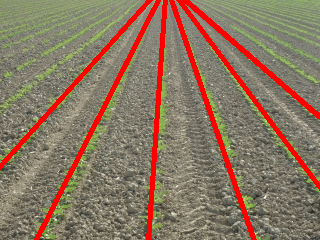
#> input picture BGF.2023.png, 320 x 240 px
$ python -i MaskingProcess.py   (imports and definitions only)   (older library calls are emulated)
#> lines starting #> are read from the running program, lines starting #| are printed output that depends on the picture; after the words box and inside, x2 and y2 are one past the last pixel; in counts of white or black regions, pixels touching at a corner belong together
#> further down, picture is the input picture: shape (240, 320, 3); mean B, G, R 97.3, 117.5, 139.6
import cv2
import matplotlib.pyplot as plt
import numpy as np
import scipy
from PIL import Image
import extcolors
import math
import skimage
from sklearn.linear_model import LinearRegression
import pandas as pd

#Detect Sky Region (small variance between px)
#Given the mask, make where the land is black
def cal_skyline(mask):
    h, w = mask.shape
    for i in range(w): #for each column
        raw = mask[:, i]
        after_median = scipy.signal.medfilt(raw, 19)
        try:
            first_zero_index = np.where(after_median == 0)[0][0]
            first_one_index = np.where(after_median == 1)[0][0]
            if first_zero_index > 20: #if the sky is bigger then 20 px starting from the top
                mask[first_one_index:first_zero_index, i] = 1 #put 1 between sky and land
                mask[first_zero_index:, i] = 0 #put 0 in land (appears black)
                mask[:first_one_index, i] = 0 #put 0 before the sky starts
        except:
            continue
    return mask

def get_sky_region_gradient(img):
    h, w, _ = img.shape
#> h = 240; w = 320
    img_gray = cv2.cvtColor(img, cv2.COLOR_BGR2GRAY)
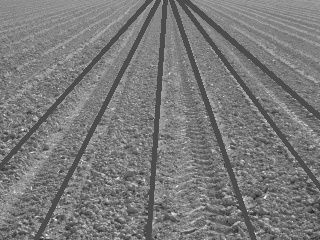
#> img_gray: shape (240, 320); min 38, max 247, mean 121.7
    img_gray = cv2.blur(img_gray, (9, 3))
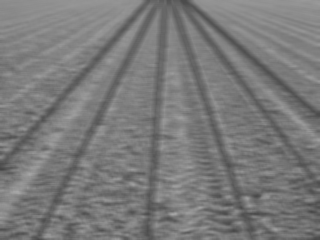
#> img_gray: shape (240, 320); min 69, max 167, mean 121.7
    img_gray= cv2.medianBlur(img_gray, 5)
    lap = cv2.Laplacian(img_gray, cv2.CV_8U)
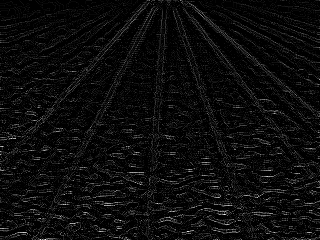
#> lap: shape (240, 320); min 0, max 30, mean 1.4; drawn with min black and max white
    gradient_mask = (lap < 6).astype(np.uint8) # we keep region with small laplacian ->sky
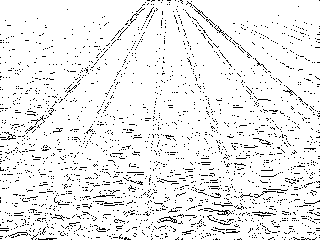
#> gradient_mask: shape (240, 320); values 0 (black) and 1 (white), 92.8% white; black in thin lines or dots
    kernel = cv2.getStructuringElement(cv2.MORPH_RECT, (9, 3))
    mask = cv2.morphologyEx(gradient_mask, cv2.MORPH_ERODE, kernel) #erosion that takes the minimum of neighbouring px
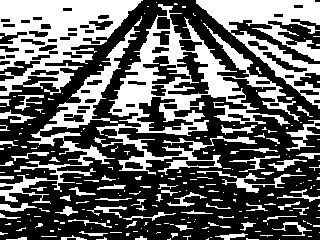
#> mask: shape (240, 320); values 0 (black) and 1 (white), 38.7% white; 228 white regions (163 under 20 px), largest, box (x1, y1, x2, y2) and area: (94, 4, 300, 175) 9103, (0, 0, 143, 96) 6713, (196, 0, 320, 109) 4794
    mask_sky = cal_skyline(mask)
#> the loop in cal_skyline, `for i in range(w):` made 320 passes
#> first_zero_index on passes 1 to 3: 38, 38, 34
#> after the loop in cal_skyline, `for i in range(w):`:
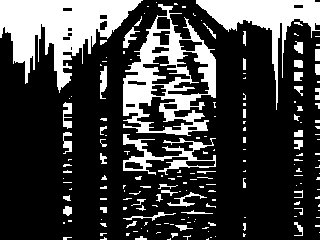
#> mask: shape (240, 320); values 0 (black) and 1 (white), 24.7% white; 179 white regions (129 under 20 px), largest, box (x1, y1, x2, y2) and area: (0, 0, 143, 93) 6138, (123, 4, 216, 136) 5031, (196, 0, 320, 110) 3301
    after_img = cv2.bitwise_and(img, img, mask=mask_sky)
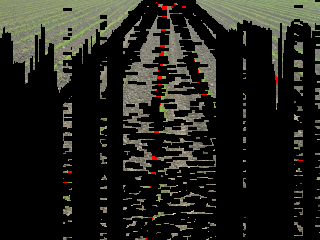
#> after_img: shape (240, 320, 3); mean B, G, R 27.6, 33.7, 33.7
    return after_img

#Cut from the top until less then 60% of sky is detected
# [422 lines left out: functions cut_image_from_mask, colors_to_array, mask_vegetation, hough_line_detector, keep_best_mask, hough_line_improved and 8 more, not called in this run]

>>> import cv2
>>> picture = cv2.imread('../BGF.2023.png')
>>> result = get_sky_region_gradient(picture)
